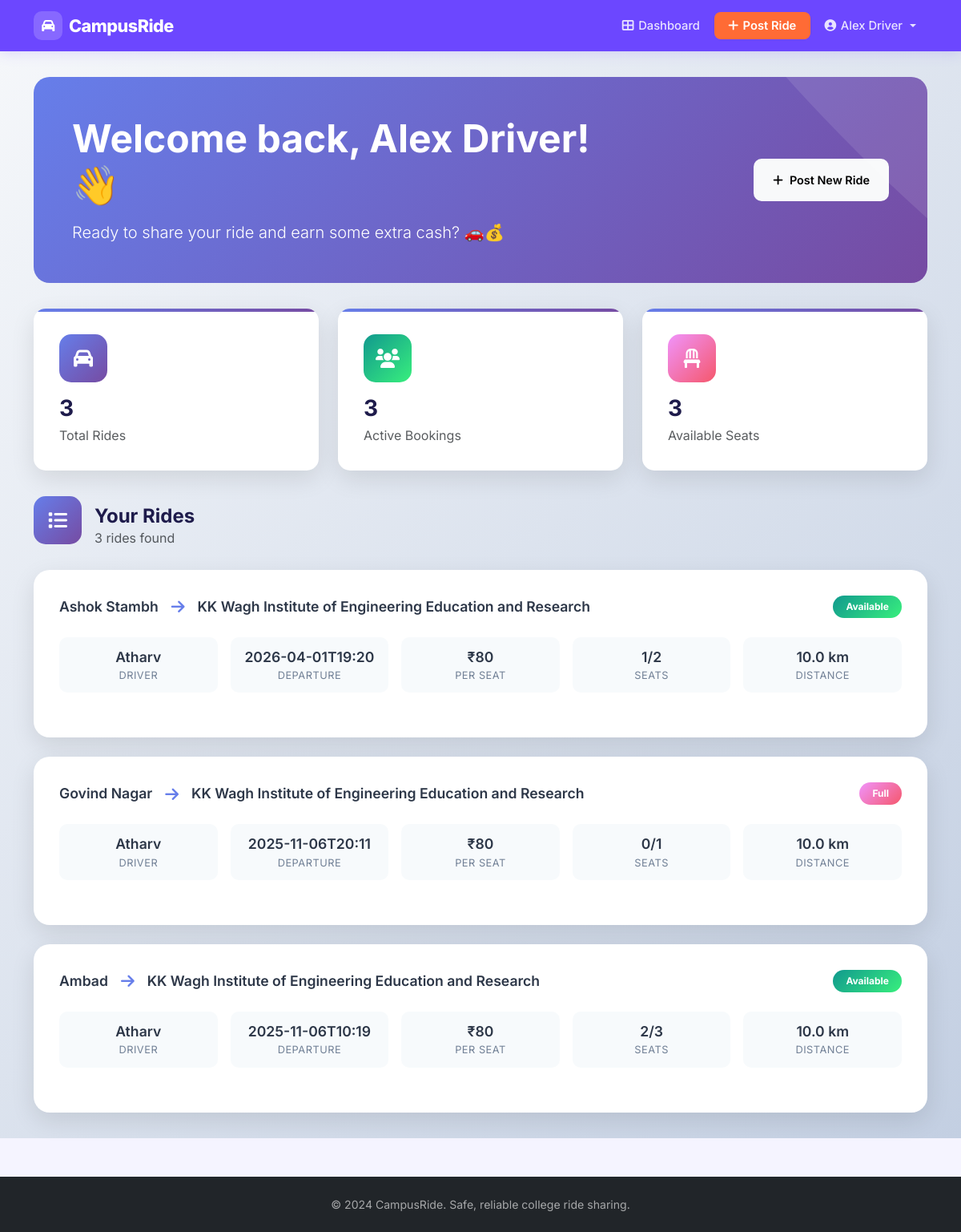
The app's page /dashboard (signed in) with its own data.
### tables this page shows
CREATE TABLE rides (
            id INTEGER PRIMARY KEY AUTOINCREMENT,
            driver_email TEXT NOT NULL,
            driver_name TEXT NOT NULL,
            origin TEXT NOT NULL,
            destination TEXT NOT NULL,
            departure_time TEXT NOT NULL,
            seats_available INTEGER NOT NULL,
            created_at TEXT NOT NULL, price_per_seat DECIMAL(10,2) DEFAULT 0.00, route_waypoints TEXT, ride_status TEXT DEFAULT "active", completed_at TEXT, distance_km DECIMAL(5,2) DEFAULT 0.00,
            FOREIGN KEY (driver_email) REFERENCES users (email)
        );

### app.py (the view)
@app.route('/dashboard')
def dashboard():
    if 'email' not in session:
        flash('You must be logged in to see this page.', 'error')
        return redirect(url_for('login'))
    search_from = request.args.get('search_from', '')
    search_to = request.args.get('search_to', '')
    min_price = request.args.get('min_price', type=int)
    max_price = request.args.get('max_price', type=int)
    min_seats = request.args.get('min_seats', type=int)
    departure_date = request.args.get('departure_date', '')
    query = '''
        SELECT r.*, COALESCE(COUNT(b.id), 0) as booked_seats
        FROM rides r
        LEFT JOIN bookings b ON r.id = b.ride_id
        WHERE (r.ride_status != 'completed' OR r.ride_status IS NULL)
    '''
    params = []
    if search_from:
        query += ' AND r.origin LIKE ?'
        params.append(f'%{search_from}%')
    if search_to:
        query += ' AND r.destination LIKE ?'
        params.append(f'%{search_to}%')
    if min_price:
        query += ' AND r.price_per_seat >= ?'
        params.append(min_price)
    if max_price:
        query += ' AND r.price_per_seat <= ?'
        params.append(max_price)
    if departure_date:
        query += ' AND DATE(r.departure_time) = ?'
        params.append(departure_date)
    query += ' GROUP BY r.id'
    if min_seats:
        query += ' HAVING (r.seats_available - COALESCE(COUNT(b.id), 0)) >= ?'
        params.append(min_seats)
    query += ' ORDER BY r.created_at DESC'
    conn = get_db_connection()
    rides = conn.execute(query, params).fetchall()
    rides_list = []
    for ride in rides:
        ride_dict = dict(ride)
        ride_dict['available_seats'] = ride_dict['seats_available'] - ride_dict['booked_seats']
        waypoints = ride_dict.get('route_waypoints')
        if waypoints:
            try:
                ride_dict['route_waypoints'] = json.loads(waypoints)
            except (json.JSONDecodeError, TypeError):
                ride_dict['route_waypoints'] = []
        else:
            ride_dict['route_waypoints'] = []
        if session.get('role') == 'driver' and ride_dict['driver_email'] == session['email']:
            passengers = conn.execute('''
                SELECT b.id as booking_id, passenger_name, passenger_email, pickup_location, dropoff_location,
                       amount_paid, payment_status, booked_at
                FROM bookings b WHERE ride_id = ?
            ''', (ride_dict['id'],)).fetchall()
            ride_dict['passengers'] = [dict(p) for p in passengers]
        else:
            ride_dict['passengers'] = []
        rides_list.append(ride_dict)
    conn.close()
    return render_template('dashboard.html',
                         name=session['name'],
                         role=session.get('role', 'user'),
                         rides=rides_list,
                         session=session)

### app.py (called while the page is built)
def get_db_connection():
    conn = sqlite3.connect(DATABASE)
    conn.row_factory = sqlite3.Row
    return conn

### templates/dashboard.html (shortened to what this page needs)
{% extends "layout.html" %}
{% block content %}
<div class="modern-dashboard">
<div class="container">
    <div class="hero-section">
        <div class="row align-items-center">
            <div class="col-lg-8">
                <h1 class="display-5 fw-bold mb-3">Welcome back, {{ name }}! 👋</h1>
                <p class="lead mb-0">
                    {% if role == 'driver' %}
                        Ready to share your ride and earn some extra cash? 🚗💰
                    {% elif role == 'passenger' %}
                        Find your perfect ride and travel smart! 🎯✨
                    {% endif %}
                </p>
            </div>
            <div class="col-lg-4 text-lg-end">
                {% if role == 'driver' %}
                <a href="{{ url_for('add_ride') }}" class="btn btn-light btn-lg px-4 py-3">
                    <i class="fas fa-plus me-2"></i>Post New Ride
                </a>
                {% endif %}
            </div>
        </div>
    </div>
    <div class="stats-grid">
        <div class="stat-card">
            <div class="stat-icon rides text-white">
                <i class="fas fa-car"></i>
            </div>
            <h3 class="fw-bold mb-1">{{ rides|length }}</h3>
            <p class="text-muted mb-0">Total Rides</p>
        </div>
        <div class="stat-card">
            <div class="stat-icon bookings text-white">
                <i class="fas fa-users"></i>
            </div>
            <h3 class="fw-bold mb-1">
                {% set total_passengers = rides|sum(attribute='booked_seats') %}
                {{ total_passengers }}
            </h3>
            <p class="text-muted mb-0">Active Bookings</p>
        </div>
        <div class="stat-card">
            <div class="stat-icon seats text-white">
                <i class="fas fa-chair"></i>
            </div>
            <h3 class="fw-bold mb-1">
                {% set total_available = rides|sum(attribute='available_seats') %}
                {{ total_available }}
            </h3>
            <p class="text-muted mb-0">Available Seats</p>
        </div>
    </div>
    <div class="d-flex align-items-center justify-content-between mb-3">
        <div class="d-flex align-items-center">
            <div class="stat-icon rides text-white me-3">
                <i class="fas fa-list"></i>
            </div>
            <div>
                <h4 class="mb-0 fw-bold">
                    {% if role == 'driver' %}Your Rides{% else %}Available Rides{% endif %}
                </h4>
                <p class="text-muted mb-0">{{ rides|length }} rides found</p>
            </div>
        </div>
    </div>
    <div class="ride-grid">
        {% if rides %}
            {% for ride in rides %}
            <div class="ride-card-modern">
                <div class="route-header">
                    <div class="route-path">
                        <span>{{ ride.origin }}</span>
                        <i class="fas fa-arrow-right route-arrow"></i>
                        <span>{{ ride.destination }}</span>
                    </div>
                    {% if ride.available_seats > 0 %}
                        <span class="badge" style="background: var(--success-gradient); color: white; padding: 0.5rem 1rem; border-radius: 20px;">Available</span>
                    {% else %}
                        <span class="badge" style="background: var(--warning-gradient); color: white; padding: 0.5rem 1rem; border-radius: 20px;">Full</span>
                    {% endif %}
                </div>
                <div class="ride-meta">
                    <div class="meta-item">
                        <div class="meta-value">{{ ride.driver_name }}</div>
                        <div class="meta-label">Driver</div>
                    </div>
                    <div class="meta-item">
                        <div class="meta-value">{{ ride.departure_time }}</div>
                        <div class="meta-label">Departure</div>
                    </div>
                    <div class="meta-item">
                        <div class="meta-value">₹{{ "%.0f"|format(ride.price_per_seat or 0) }}</div>
                        <div class="meta-label">Per Seat</div>
                    </div>
                    <div class="meta-item">
                        <div class="meta-value">{{ ride.available_seats }}/{{ ride.seats_available }}</div>
                        <div class="meta-label">Seats</div>
                    </div>
                    {% if ride.distance_km %}
                    <div class="meta-item">
                        <div class="meta-value">{{ "%.1f"|format(ride.distance_km) }} km</div>
                        <div class="meta-label">Distance</div>
                    </div>
                    {% endif %}
                </div>
            </div>
            {% endfor %}
        {% endif %}
    </div>
</div>
</div>
{% endblock %}

### templates/layout.html (shortened to what this page needs)
<!DOCTYPE html>
<html lang="en">
<head>
    <link href="https://cdn.jsdelivr.net/npm/bootstrap@5.3.0/dist/css/bootstrap.min.css" rel="stylesheet">
    <link href="https://cdnjs.cloudflare.com/ajax/libs/font-awesome/6.0.0/css/all.min.css" rel="stylesheet">
</head>
<body>
    <nav class="navbar navbar-expand-lg navbar-dark">
        <div class="container">
            <a class="navbar-brand" href="{{ url_for('index') }}">
                <span class="brand-icon"><i class="fas fa-car"></i></span>
                CampusRide
            </a>
            <div class="collapse navbar-collapse" id="navbarNav">
                <ul class="navbar-nav ms-auto align-items-lg-center gap-lg-1">
                    {% if session.email %}
                        <li class="nav-item">
                            <a class="nav-link" href="{{ url_for('dashboard') }}">
                                <i class="fas fa-th-large"></i>Dashboard
                            </a>
                        </li>
                        {% if session.role == 'driver' %}
                        <li class="nav-item cta">
                            <a class="nav-link" href="{{ url_for('add_ride') }}">
                                <i class="fas fa-plus"></i>Post Ride
                            </a>
                        </li>
                        {% endif %}
                        <li class="nav-item dropdown">
                            <a class="nav-link dropdown-toggle" href="#" id="navbarDropdown" role="button" data-bs-toggle="dropdown">
                                <i class="fas fa-user-circle"></i>{{ session.name }}
                            </a>
                        </li>
                    {% endif %}
                </ul>
            </div>
        </div>
    </nav>
    <div class="toast-container position-fixed top-0 end-0 p-3" style="z-index: 1055;">
    </div>
    <main>
        {% block content %}{% endblock %}
    </main>
    <footer class="bg-dark text-light py-4 mt-5">
        <div class="container text-center">
            <p>&copy; 2024 CampusRide. Safe, reliable college ride sharing.</p>
        </div>
    </footer>
</body>
</html>

### templates/layout.html (style rules this page uses)
:root { --primary-color: #6c47ff; --primary-dark: #4f2fe0; --primary-light: #ede9ff; --accent-color: #ff6b35; --accent-dark: #e85520; --secondary-color: #64748b; --success-color: #10b981; --danger-color: #ef4444; --warning-color: #f59e0b; --bg-color: #f5f4ff; --card-bg: #ffffff; --text-primary: #1e1b4b; --text-muted: #6b7280; --border-color: #e5e7eb; --navbar-height: 64px; }
* { box-sizing: border-box; }
body { font-family: 'Inter', -apple-system, BlinkMacSystemFont, sans-serif; background-color: var(--bg-color); color: var(--text-primary); opacity: 0; animation: pageLoad 0.4s ease forwards; }
.navbar { background: var(--primary-color) !important; height: var(--navbar-height); box-shadow: 0 2px 16px rgba(108,71,255,0.18); padding: 0 0; }
.navbar .container { height: 100%; }
.navbar-brand { font-weight: 800; font-size: 1.35rem; letter-spacing: -0.5px; color: #fff !important; display: flex; align-items: center; gap: 0.5rem; }
.navbar-brand .brand-icon { background: rgba(255,255,255,0.18); border-radius: 10px; width: 36px; height: 36px; display: flex; align-items: center; justify-content: center; font-size: 1rem; }
.navbar-nav .nav-link { color: rgba(255,255,255,0.85) !important; font-weight: 500; font-size: 0.92rem; padding: 0.4rem 0.85rem !important; border-radius: 8px; transition: background 0.18s, color 0.18s; display: flex; align-items: center; gap: 0.35rem; }
.navbar-nav .nav-item.cta .nav-link { background: var(--accent-color); color: #fff !important; font-weight: 600; padding: 0.4rem 1.1rem !important; }
.btn { border-radius: 10px; font-weight: 600; font-size: 0.9rem; padding: 0.55rem 1.2rem; transition: all 0.2s ease; border: none; }
.hero-section { background: linear-gradient(135deg, var(--primary-color) 0%, var(--primary-dark) 100%); color: white; padding: 4rem 0; }
footer { background: #1e1b4b !important; }
footer p { color: rgba(255,255,255,0.6); font-size: 0.88rem; margin: 0; }

### records on screen
rides: origin "Ashok Stambh", destination "KK Wagh Institute of Engineering Education and Research", shows "Available", driver_name "Atharv", departure_time "2026-04-01T19:20", price_per_seat "80", available_seats "1", seats_available "2", distance_km "10.0"
rides: origin "Govind Nagar", destination "KK Wagh Institute of Engineering Education and Research", shows "Full", driver_name "Atharv", departure_time "2025-11-06T20:11", price_per_seat "80", available_seats "0", seats_available "1", distance_km "10.0"
rides: origin "Ambad", destination "KK Wagh Institute of Engineering Education and Research", shows "Available", driver_name "Atharv", departure_time "2025-11-06T10:19", price_per_seat "80", available_seats "2", seats_available "3", distance_km "10.0"

### other values on screen
{{ session.name }} "Alex Driver"
{{ name }} "Alex Driver"
{{ rides|length }} "3"
{{ total_passengers }} "3"
{{ total_available }} "3"
